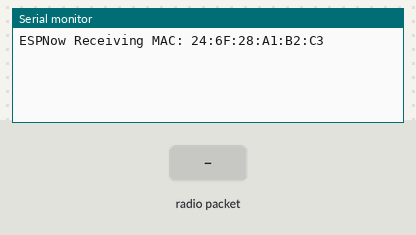
This sketch was run on a simulated ESP32. Shown: the last lines printed to the serial monitor. The test bench sets the inputs (shaded band).

Above: at 1.2 s.
1.3 s: radio packet "1" arrives
At 1.8 s:
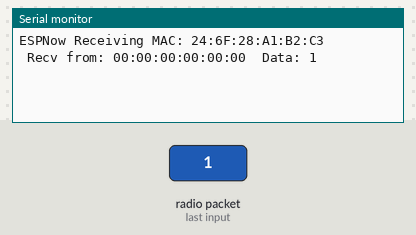
2.8 s: radio packet "0" arrives
At 4.0 s:
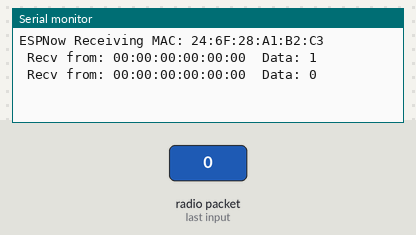
4.3 s: radio packet "2" arrives
At 5.3 s:
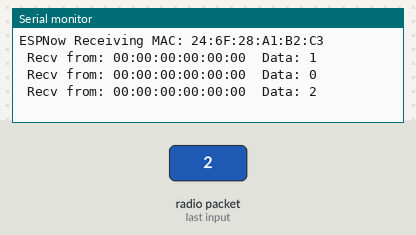

The sketch:

ESPnow-receiver.ino
```cpp
/**
 *  ESP NOW testing generic receiver no sending
 *  Simple setup, print packets as received.
**/

#include <esp_now.h>
#include <WiFi.h>

// callback on receive
void OnDataRecv(const uint8_t *mac_addr, const uint8_t *data, int data_len) {
  Serial.printf(" Recv from: %02x:%02x:%02x:%02x:%02x:%02x ",mac_addr[0], mac_addr[1], mac_addr[2], mac_addr[3], mac_addr[4], mac_addr[5]);
  Serial.print(" Data: ");
  if (isascii(data[0])) Serial.println( (char *)data);
  else {
    for (int i=0; i<data_len; i++ ){
      Serial.printf("%x",data[i]); if (i%3==0) Serial.print(" ");
    }
  }
}

void setup() {
  Serial.begin(115200);
  WiFi.mode(WIFI_STA);
  Serial.print("ESPNow Receiving MAC: ");  Serial.println(WiFi.macAddress());

  if (esp_now_init() != ESP_OK) {
    Serial.println("ESPNow Init Failed");
    ESP.restart();
  }
  esp_now_register_recv_cb(OnDataRecv);
}

void loop() {
}
```

Measured:
- after the input at 1.3 s, the serial monitor: prints a new line at once (image 1)
- after the input at 2.8 s, the serial monitor: prints a new line at once (image 2)
- after the input at 4.3 s, the serial monitor: prints a new line at once (image 3)
